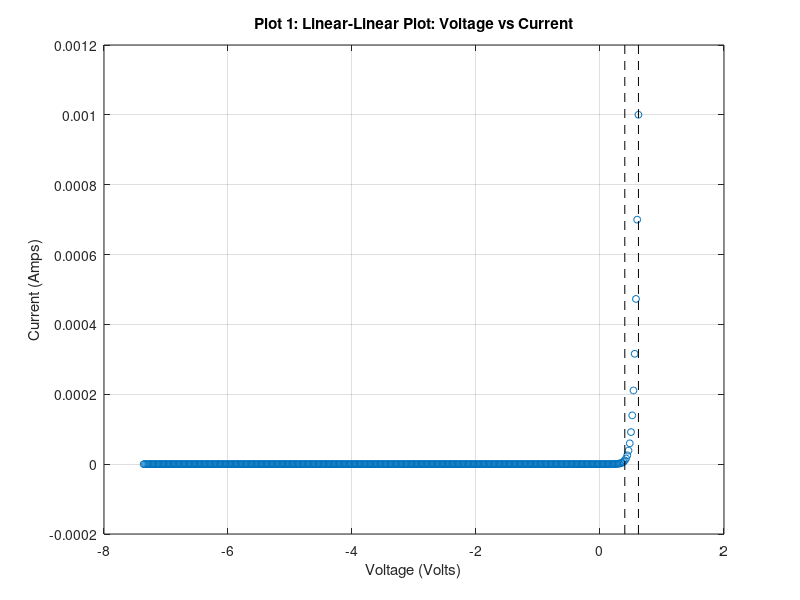
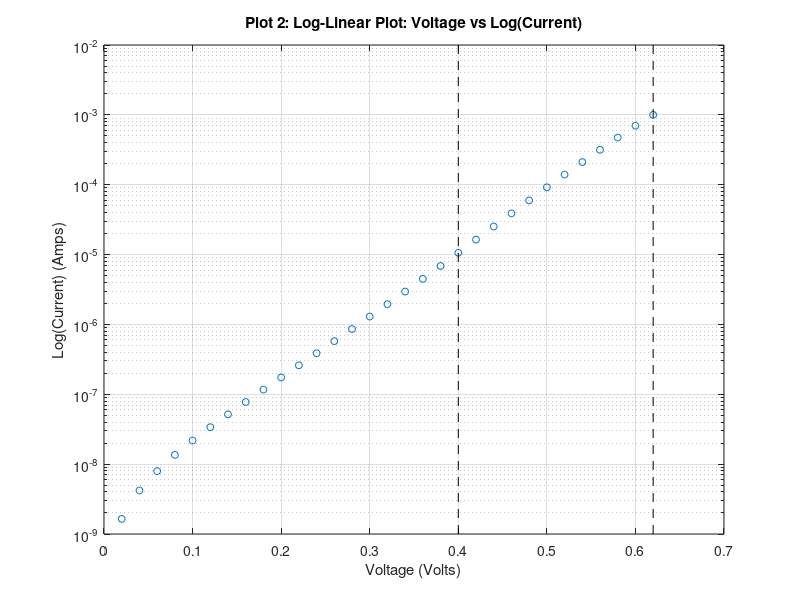
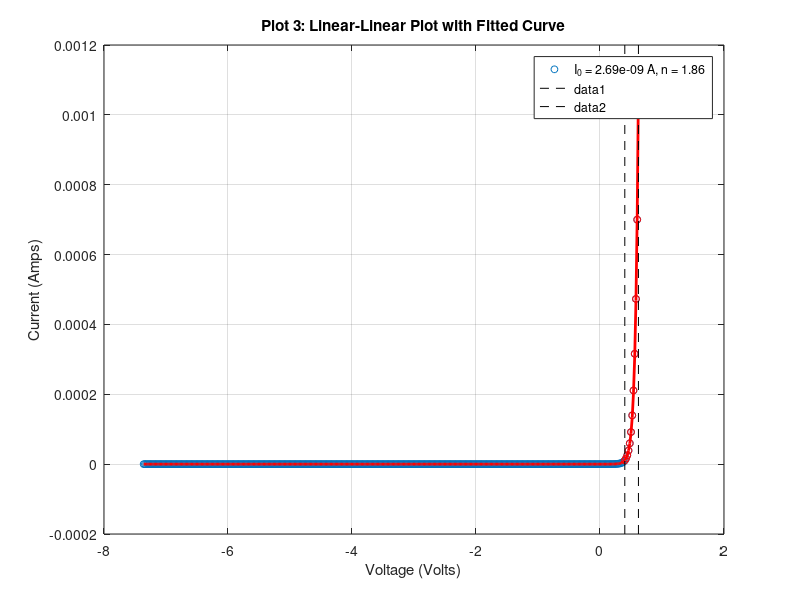
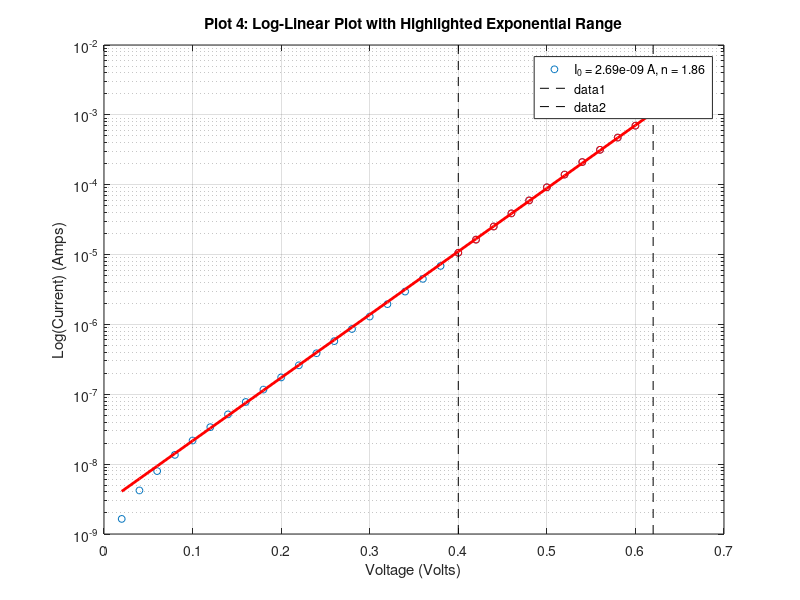

The MATLAB script that drew these images, in order:
% topic:    EE493 Project 1 Script
% author:   Austin Driggs
% created:  2025-01-25


%%%%%%%%%%%%%%%%%%%%%%%%%%%%%%%%%%%%%%%%%%%%%%%%%%%%%%%%%%%%
% LOAD AND FORMAT I-V DATA

% data has to be in the working directory
load pnjunction_2025; 
V = vi(:, 1);
I = vi(:, 2);

% get positive I data set for log calculations
log_calculations = I > 0;
V_log = V(log_calculations);
I_log = I(log_calculations);


%%%%%%%%%%%%%%%%%%%%%%%%%%%%%%%%%%%%%%%%%%%%%%%%%%%%%%%%%%%%
% DETERMINE RANGE OF EXPONENTIAL OPERATION

% define exponential range based on trial and error!!!
exp_range = (V_log >= 0.4) & (V_log <= 0.8);

% refit
V_exp = V_log(exp_range);
I_exp = I_log(exp_range);



%%%%%%%%%%%%%%%%%%%%%%%%%%%%%%%%%%%%%%%%%%%%%%%%%%%%%%%%%%%%
% PLOT RAW DATA

% plot 1: linear-linear plot
figure;
plot(V, I, 'o', 'MarkerSize', 5);
xlabel('Voltage (Volts)');
ylabel('Current (Amps)');
title('Plot 1: Linear-Linear Plot: Voltage vs Current');
grid on;
yl = ylim;
hold on;
plot([V_exp(1) V_exp(1)], yl, 'k--');
plot([V_exp(end) V_exp(end)], yl, 'k--');

% plot 2: log-linear plot
figure;
semilogy(V_log, I_log, 'o', 'MarkerSize', 5);
xlabel('Voltage (Volts)');
ylabel('Log(Current) (Amps)');
title('Plot 2: Log-Linear Plot: Voltage vs Log(Current)');
grid on;
yl = ylim;
hold on;
plot([V_exp(1) V_exp(1)], yl, 'k--');
plot([V_exp(end) V_exp(end)], yl, 'k--');


%%%%%%%%%%%%%%%%%%%%%%%%%%%%%%%%%%%%%%%%%%%%%%%%%%%%%%%%%%%%
% CURVE FITTING AND PARAMETER CALCULATIONS

% fit a straight line to log(I) vs V in exp range
A = polyfit(V_exp, log(I_exp), 1);
slope = A(1);
intercept = A(2);

% calculate parameters
I_0 = exp(intercept);
q = 1.602e-19;
k = 1.38e-23;
T = 300;
n = (q / (k * T)) / slope;
disp(['I_0 = ', num2str(I_0), ' Amps']);
disp(['n = ', num2str(n)]);

% voltage-to-current equation
I_fit = @(V) I_0 * exp((q * V) / (n * k * T)); % anon function
I_fitted = I_fit(V); % call for all V values

% diode equation
I_diode = @(V) I_0 * (exp(V / (25.86e-3 * n)) - 1); % for plot 5


%%%%%%%%%%%%%%%%%%%%%%%%%%%%%%%%%%%%%%%%%%%%%%%%%%%%%%%%%%%%  
% CALCULATE PERCENT ERROR

% percent error within the defined exponential range
I_exp_fitted = I_fit(V_exp); 
percent_err = abs((I_exp - I_exp_fitted) ./ I_exp) * 100; 
mean_percent_err = mean(percent_err); 
disp(['percent error in exp range: ', num2str(mean_percent_err), ' %']);


%%%%%%%%%%%%%%%%%%%%%%%%%%%%%%%%%%%%%%%%%%%%%%%%%%%%%%%%%%%%
% PLOT FITTED CURVE WITH DATA

% plot 3: data and fitted curve on a linear-linear plot with highlighted exponential range
figure;
plot(V, I, 'o', 'MarkerSize', 5); % original
hold on;
plot(V_exp, I_exp, 'ro', 'MarkerSize', 5); % highlited exponential
plot(V, I_fitted, 'r-', 'LineWidth', 2); % fitted curve
xlabel('Voltage (Volts)');
ylabel('Current (Amps)');
title('Plot 3: Linear-Linear Plot with Fitted Curve');
grid on;
legend(['I_0 = ', num2str(I_0, '%.2e'), ' A, n = ', num2str(n, '%.2f')], 'Location', 'Best');
yl = ylim;
plot([V_exp(1) V_exp(1)], yl, 'k--');
plot([V_exp(end) V_exp(end)], yl, 'k--');

% plot 4: highlight exponential range on the log-linear plot
figure;
semilogy(V_log, I_log, 'o', 'MarkerSize', 5); % original
hold on;
semilogy(V_exp, I_exp, 'ro', 'MarkerSize', 5); % highlited exponential
semilogy(V_log, I_fit(V_log), 'r-', 'LineWidth', 2);  % fitted curve
xlabel('Voltage (Volts)');
ylabel('Log(Current) (Amps)');
title('Plot 4: Log-Linear Plot with Highlighted Exponential Range');
grid on;
legend(['I_0 = ', num2str(I_0, '%.2e'), ' A, n = ', num2str(n, '%.2f')], 'Location', 'Best');
yl = ylim;
plot([V_exp(1) V_exp(1)], yl, 'k--');
plot([V_exp(end) V_exp(end)], yl, 'k--');

% plot 5: data and fitted curve on a linear-linear plot with diode equation
figure;
plot(V, I, 'o', 'MarkerSize', 5); % original
hold on;
plot(V_exp, I_exp, 'ro', 'MarkerSize', 5); % highlited exponential
plot(V, I_diode(V), 'g-', 'LineWidth', 2); % diode equation
xlabel('Voltage (Volts)');
ylabel('Current (Amps)');
title('Plot 5: Linear-Linear Plot with Diode Equation');
grid on;
legend(['I_0 = ', num2str(I_0, '%.2e'), ' A, n = ', num2str(n, '%.2f')], 'Location', 'Best');
yl = ylim;
plot([V_exp(1) V_exp(1)], yl, 'k--');
plot([V_exp(end) V_exp(end)], yl, 'k--');


%%%%%%%%%%%%%%%%%%%%%%%%%%%%%%%%%%%%%%%%%%%%%%%%%%%%%%%%%%%%
% SAVE OUTPUTS

% print -dpng 'plot1_linear-linear.png';
% print -dpng 'plot2_log-linear.png';
% print -dpng 'plot3_exp-range.png';
% print -dpng 'plot4_fitted-curve.png';
